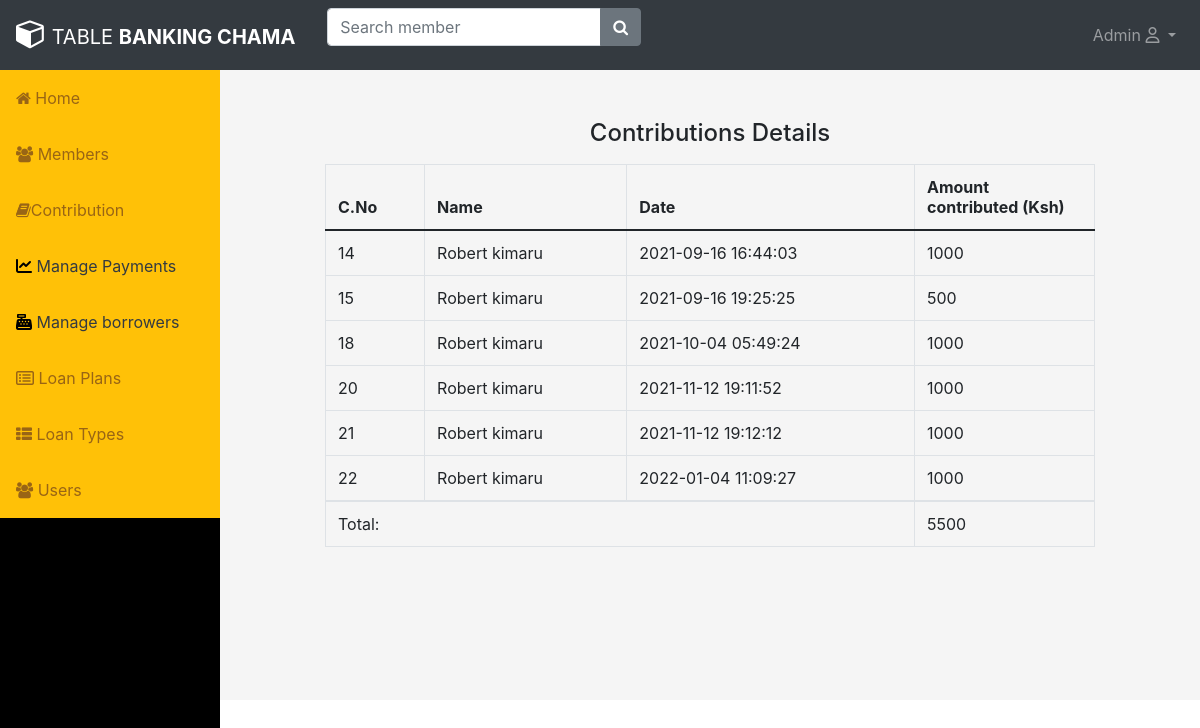
Screenshot of /Admin/read_contributions.php?id=1 (signed in) with the database file from the repository.
### tables this page shows
CREATE TABLE `contributions` (
  `id` int(11) NOT NULL,
  `amount` int(11) NOT NULL,
  `member_id` int(11) NOT NULL,
  `date_created` timestamp NULL DEFAULT current_timestamp()
);

CREATE TABLE `member` (
  `id` int(11) NOT NULL,
  `name` varchar(255) DEFAULT NULL,
  `email` varchar(255) DEFAULT NULL,
  `contact` varchar(255) DEFAULT NULL,
  `password` varchar(255) DEFAULT NULL,
  `date_created` date NOT NULL DEFAULT current_timestamp(),
  `fileName` varchar(255) NOT NULL
);

### Admin/read_contributions.php (the view, shortened to what this page needs)
<?php
      include("include/header.php");
include_once 'include/sidebar.php';
?>
<!DOCTYPE html>
<html lang="en">
<head>
    <link rel="stylesheet" href="https://stackpath.bootstrapcdn.com/bootstrap/4.5.2/css/bootstrap.min.css">
    <link rel="stylesheet" href="https://maxcdn.bootstrapcdn.com/font-awesome/4.7.0/css/font-awesome.min.css">
</head>
<body>
    <div class="wrapper">
        <div class="container-fluid">
            <div class="row">
                <div class="col-md-12">
                    <div class="mt-5 mb-3 clearfix">
                        <h4 class="text-center">Contributions Details</h4>
                    </div>
                    <?php
                    $sql = "SELECT contributions.amount, contributions.id as c_id, contributions.date_created as date, member.* from contributions join member on member.id = contributions.member_id where member_id= '".$_GET['id']."'";
                    if($result = mysqli_query($link, $sql)){
                        if(mysqli_num_rows($result) > 0){
                            echo '<table class="table table-bordered table-stripped">';
                                echo "<thead>";
                                    echo "<tr>";
                                        echo "<th>C.No</th>";
                                        echo "<th>Name</th>";
                                        echo "<th>  Date </th>";
                                        echo "<th>Amount contributed (Ksh)</th>";
                                                                            echo "</tr>";
                                echo "</thead>";
                                echo "<tbody>";
                                $total = 0;
                                while($row = mysqli_fetch_array($result)){
                                    echo "<tr>";
                                        echo "<td>" . $row['c_id'] . "</td>";
                                        echo "<td>" . $row['name'] . "</td>";
                                        echo "<td>" . $row['date'] . "</td>";
                                        echo "<td>" . $row['amount'] . "</td>";
                                    echo "</tr>";
                                    $total += $row['amount'];
                                }
                                echo "</tbody>";
                                 echo "<td colspan=3> Total: </td>";
                                 echo "<td>" .$total. "</td>";
                            echo "</table>";
                        } else{
                            echo '<div class="alert alert-danger"><em>No  contribution records  found.</em></div>';
                        }
                    } else{
                        echo "Oops! Something went wrong. Please try again later.";
                    }
                    ?>
                </div>
            </div>
        </div>
    </div>
</body>
</html>

### Admin/read_contributions.php (style rules this page uses)
.wrapper { width: 800px; margin: 0 auto; }
table tr td:last-child { width: 180px; }

### rows the page displays
contributions: id "14", member.name "Robert kimaru", date_created "2021-09-16 16:44:03", amount "1000"
contributions: id "15", member.name "Robert kimaru", date_created "2021-09-16 19:25:25", amount "500"
contributions: id "18", member.name "Robert kimaru", date_created "2021-10-04 05:49:24", amount "1000"
contributions: id "20", member.name "Robert kimaru", date_created "2021-11-12 19:11:52", amount "1000"
contributions: id "21", member.name "Robert kimaru", date_created "2021-11-12 19:12:12", amount "1000"
contributions: id "22", member.name "Robert kimaru", date_created "2022-01-04 11:09:27", amount "1000"

### other values shown
$total "5500"
